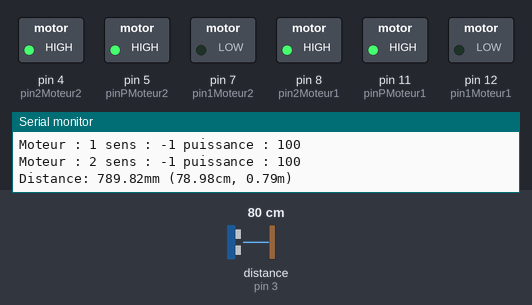
Bench run of a sketch on a simulated Arduino Uno, built with avr-gcc and run on an emulated ATmega328P. Parts: switched loads named in the sketch (green lamp = pin HIGH), the last lines printed to the serial monitor. Wiring (inferred from the names in the program): ultrasonic range finder: trigger pin 2; echo pin 3. The test bench sets the inputs (shaded band); at power-on: distance to the obstacle (sensor on pin 3) 80 cm. The echo pulse lasts 58.3 µs per cm; pins used as bus, display or sensor lines are not drawn.

Above: at 1.3 s.
1.4 s: distance to the obstacle (sensor on pin 3) set to 23 cm
3.3 s: distance to the obstacle (sensor on pin 3) set to 18 cm
At 5.3 s:
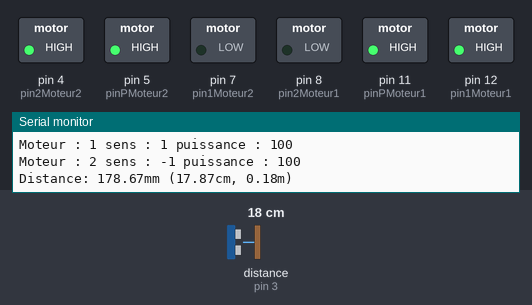
5.8 s: distance to the obstacle (sensor on pin 3) set to 35 cm
At 6.8 s:
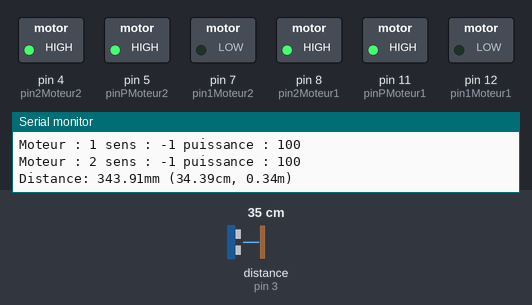
8.0 s: distance to the obstacle (sensor on pin 3) set to 2 cm
At 9.6 s:
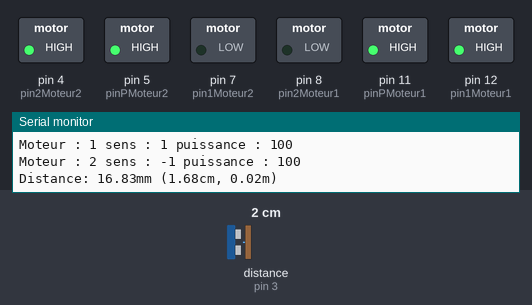
Timing chart, 0 to 11.1 s (numbered marks = the images above; inputs shaded):
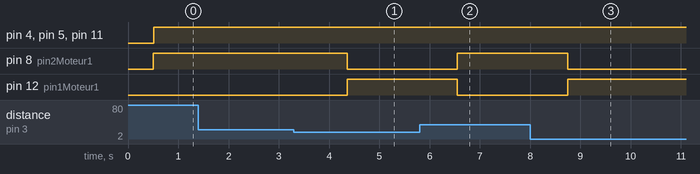

Measured:
- the behaviour switches between 21 and 20 cm on distance to the obstacle (sensor on pin 3) (found by bisection; images 0 and 1)
- after the input at 3.3 s, pin 8 (pin2Moteur1): HIGH → LOW after 1.1 s; pin 12 (pin1Moteur1): LOW → HIGH after 1.1 s
- after the input at 5.8 s, pin 8 (pin2Moteur1): LOW → HIGH after 0.75 s; pin 12 (pin1Moteur1): HIGH → LOW after 0.75 s
- after the input at 8.0 s, pin 8 (pin2Moteur1): HIGH → LOW after 0.75 s; pin 12 (pin1Moteur1): LOW → HIGH after 0.75 s

The sketch:

premiere_version_hcsr04.ino
```cpp
// PARTIE CAPTEUR

const byte TRIGGER_PIN             = 2; // Broche TRIGGER
const byte ECHO_PIN = 3;    // Broche ECHO

/* Constantes pour le timeout */
const unsigned long MEASURE_TIMEOUT = 25000UL; // 25ms = ~8m à 340m/s

const float VITESSE_SON = 340.0 / 1000;

// PARTIE MOTEUR


int pin1Moteur1=12; //pin de commande moteur 1

int pin2Moteur1=8; // pin de comma nde moteur 1

int pinPMoteur1=11;// pin PWM moteur 1

int pin1Moteur2=7; // pin de commande moteur 2

int pin2Moteur2=4; // pin de commande moteur 2

int pinPMoteur2=5; // pin PWM moteur 2


void setup() {

  // put your setup code here, to run once:

  // PARTIE CAPTEUR

  Serial.begin(9600); //initialise la communication série

  pinMode(TRIGGER_PIN, OUTPUT);
  digitalWrite(TRIGGER_PIN, LOW); // La broche TRIGGER doit être à LOW au repos
  pinMode(ECHO_PIN, INPUT);

  // PARTIE MOTEUR


  pinMode(pin1Moteur1,OUTPUT);

  pinMode(pin2Moteur1,OUTPUT);

  pinMode(pinPMoteur1,OUTPUT);

  pinMode(pin1Moteur2,OUTPUT);

  pinMode(pin2Moteur2,OUTPUT);

  pinMode(pinPMoteur2,OUTPUT);

}


void loop() {

  // PARTIE CAPTEUR

  /* 1. impulsion HIGH de 10µs sur la broche TRIGGER */
  digitalWrite(TRIGGER_PIN, HIGH);
  delayMicroseconds(10);
  digitalWrite(TRIGGER_PIN, LOW);


  long mesure = pulseIn(ECHO_PIN, HIGH, MEASURE_TIMEOUT);


  float distance_mm = mesure / 2.0 * VITESSE_SON;

  /* Affiche les résultats en mm, cm et m */
  Serial.print(F("Distance: "));
  Serial.print(distance_mm);
  Serial.print(F("mm ("));
  Serial.print(distance_mm / 10.0, 2);
  Serial.print(F("cm, "));
  Serial.print(distance_mm / 1000.0, 2);
  Serial.println(F("m)"));

  delay(500);

 // PARTIE MOTEUR


 if ( distance_mm < 200 ) {


  actionMoteur(1,1,100);

  actionMoteur(2,-1,100);


 }

else {


  actionMoteur(1,-1,100);

  actionMoteur(2,-1,100);

}

}

void actionMoteur(int moteur,int sens,int pourcentage){

  int pin1,etat1,pin2,etat2,pinP,puissance; //variable de la fonction

  //test numéro du moteur

  if (moteur==1){

    pin1=pin1Moteur1;

    pin2=pin2Moteur1;

    pinP=pinPMoteur1;

  }

  else {

    pin1=pin1Moteur2;

    pin2=pin2Moteur2;

    pinP=pinPMoteur2;

  }

  //test sens du moteur 1,-1 (sens contrainre) ou tout autre valeur (stoppe le moteur)

  if (sens==1){

    etat1=1;

    etat2=0;

  }

  else if (sens==-1){

    etat1=0;

    etat2=1;

  }

  else {

    etat1=0;

    etat2=0;

  }

  puissance=map(pourcentage,0,100,0,255);

  analogWrite(pinP,puissance);

  digitalWrite(pin1,etat1);

  digitalWrite(pin2,etat2);

  //affichage sur le moniteur série (facultatif)

  Serial.print("Moteur : ");

  Serial.print(moteur);

  if (sens==-1 || sens==1){

    Serial.print(" sens : ");

    Serial.print(sens);

  }

  else {

    Serial.print(" ! stop ! ");

  }

  Serial.print(" puissance : ");

  Serial.println(pourcentage);

}
```
